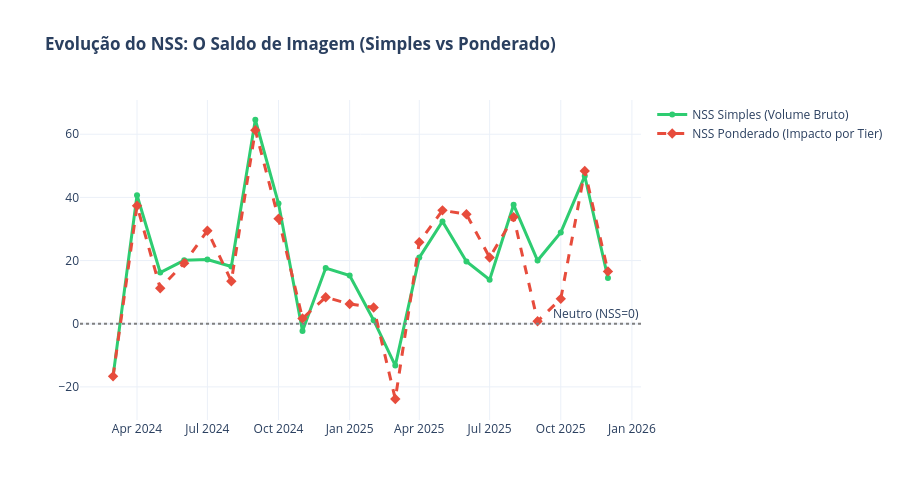

The cell this chart's notebook holds for it:
### Markdown cell above
## 3. O Efeito "Megafone": A Importância da Relevância (Tier)

Uma crise em veículos "Menos Relevantes" é contornável, mas em "Muito Relevantes" afeta a sociedade em escala macro. 

**O Gráfico de NSS Simples vs Ponderado:**
A linha Verde (Simples) trata todos os sites como iguais. A linha Vermelha Tracejada (Ponderada) multiplica a nota pelo tamanho do veículo. **Se a linha vermelha cair muito abaixo da verde, significa que os grandes veículos (Mega-fones) estão batendo na marca, mesmo que a maioria dos sites pequenos esteja elogiando.**

### Code cell
# ======================================================================
# CÉLULA DE CÁLCULO - NSS SIMPLES VS PONDERADO (DEFENSIVA)
# ======================================================================
import pandas as pd
import plotly.graph_objects as go

def calcular_comparativo_nss(df_input):
    """
    Calcula a divergência entre o volume bruto e o impacto real (Tier).
    Implementa programação defensiva para garantir a execução.
    """
    # Protege o DataFrame original
    df_temp = df_input.copy()
    
    # 1. VERIFICAÇÃO E CORREÇÃO TEMPORAL
    if 'Ano_Mes' not in df_temp.columns:
        print("🔧 Aviso: Coluna 'Ano_Mes' ausente. Recriando pipeline temporal...")
        # Garante que Data é datetime
        df_temp['Data'] = pd.to_datetime(df_temp['Data'], errors='coerce')
        # Cria a coluna Ano_Mes
        df_temp['Ano_Mes'] = df_temp['Data'].dt.to_period('M').astype(str)
        
    # 2. VERIFICAÇÃO E CORREÇÃO DE PESOS (TIER)
    if 'Peso' not in df_temp.columns:
        print("🔧 Aviso: Coluna 'Peso' ausente. Recriando pipeline de pesos...")
        tier_w = {'Muito Relevante': 8, 'Relevante': 4, 'Menos Relevante': 1, 'Null': 1}
        if 'Tier' in df_temp.columns:
            df_temp['Peso'] = df_temp['Tier'].map(tier_w).fillna(1)
        else:
            df_temp['Peso'] = 1
            
    res = []
    
    # 3. MOTOR DE CÁLCULO
    # Agora é 100% seguro que 'Ano_Mes' existe
    for mes, group in df_temp.groupby('Ano_Mes'):
        
        # NSS Simples
        pos = (group['Classificação'] == 'POSITIVA').sum()
        neg = (group['Classificação'] == 'NEGATIVA').sum()
        tot = len(group)
        nss_simples = ((pos - neg) / tot * 100) if tot > 0 else 0
        
        # NSS Ponderado
        pos_p = (group[group['Classificação'] == 'POSITIVA']['Peso']).sum()
        neg_p = (group[group['Classificação'] == 'NEGATIVA']['Peso']).sum()
        tot_p = group['Peso'].sum()
        nss_pond = ((pos_p - neg_p) / tot_p * 100) if tot_p > 0 else 0
        
        res.append({'Data': mes, 'NSS_Simples': nss_simples, 'NSS_Ponderado': nss_pond})
        
    return pd.DataFrame(res).sort_values('Data')

# ======================================================================
# EXECUÇÃO E PLOTAGEM
# ======================================================================

# Chama a função recém atualizada
nss_df = calcular_comparativo_nss(df)

# Cria a Figura
fig_nss = go.Figure()

# Traço do Volume Simples
fig_nss.add_trace(go.Scatter(
    x=nss_df['Data'], y=nss_df['NSS_Simples'], 
    mode='lines+markers', name='NSS Simples (Volume Bruto)', 
    line=dict(color='#2ecc71', width=3)
))

# Traço do Impacto Ponderado
fig_nss.add_trace(go.Scatter(
    x=nss_df['Data'], y=nss_df['NSS_Ponderado'], 
    mode='lines+markers', name='NSS Ponderado (Impacto por Tier)', 
    line=dict(color='#e74c3c', width=3, dash='dash'), 
    marker=dict(symbol='diamond', size=8)
))

fig_nss.add_hline(y=0, line_dash="dot", line_color="gray", annotation_text="Neutro (NSS=0)")

fig_nss.update_layout(
    title='<b>Evolução do NSS: O Saldo de Imagem (Simples vs Ponderado)</b>', 
    template="plotly_white", 
    hovermode="x unified", 
    height=500
)

# Renderiza o gráfico
fig_nss.show()

### Figure 1 — Plotly figure (JSON) as saved in the notebook; plotly's stock layout.template omitted (floating-point values rounded to 4 significant figures)
{"data": [{"line": {"color": "#2ecc71", "width": 3}, "mode": "lines+markers", "name": "NSS Simples (Volume Bruto)", "type": "scatter", "x": ["2024-03", "2024-04", "2024-05", "2024-06", "2024-07", "2024-08", "2024-09", "2024-10", "2024-11", "2024-12", "2025-01", "2025-02", "2025-03", "2025-04", "2025-05", "2025-06", "2025-07", "2025-08", "2025-09", "2025-10", "2025-11", "2025-12"], "y": [-16.67, 40.67, 16.22, 20.06, 20.35, 18.12, 64.58, 38.07, -2.326, 17.63, 15.27, 1.118, -13.27, 20.93, 32.37, 19.7, 13.92, 37.65, 20, 28.9, 46.76, 14.49]}, {"line": {"color": "#e74c3c", "dash": "dash", "width": 3}, "marker": {"size": 8, "symbol": "diamond"}, "mode": "lines+markers", "name": "NSS Ponderado (Impacto por Tier)", "type": "scatter", "x": ["2024-03", "2024-04", "2024-05", "2024-06", "2024-07", "2024-08", "2024-09", "2024-10", "2024-11", "2024-12", "2025-01", "2025-02", "2025-03", "2025-04", "2025-05", "2025-06", "2025-07", "2025-08", "2025-09", "2025-10", "2025-11", "2025-12"], "y": [-16.67, 37.35, 11.22, 19.17, 29.45, 13.47, 61.28, 33.27, 1.662, 8.387, 6.228, 5.15, -23.84, 25.81, 35.9, 34.66, 20.97, 33.76, 0.7715, 7.874, 48.38, 16.56]}], "layout": {"annotations": [{"showarrow": false, "text": "Neutro (NSS=0)", "x": 1, "xanchor": "right", "xref": "x domain", "y": 0, "yanchor": "bottom", "yref": "y"}], "height": 500, "hovermode": "x unified", "shapes": [{"line": {"color": "gray", "dash": "dot"}, "type": "line", "x0": 0, "x1": 1, "xref": "x domain", "y0": 0, "y1": 0, "yref": "y"}], "title": {"text": "<b>Evolução do NSS: O Saldo de Imagem (Simples vs Ponderado)</b>"}}}
